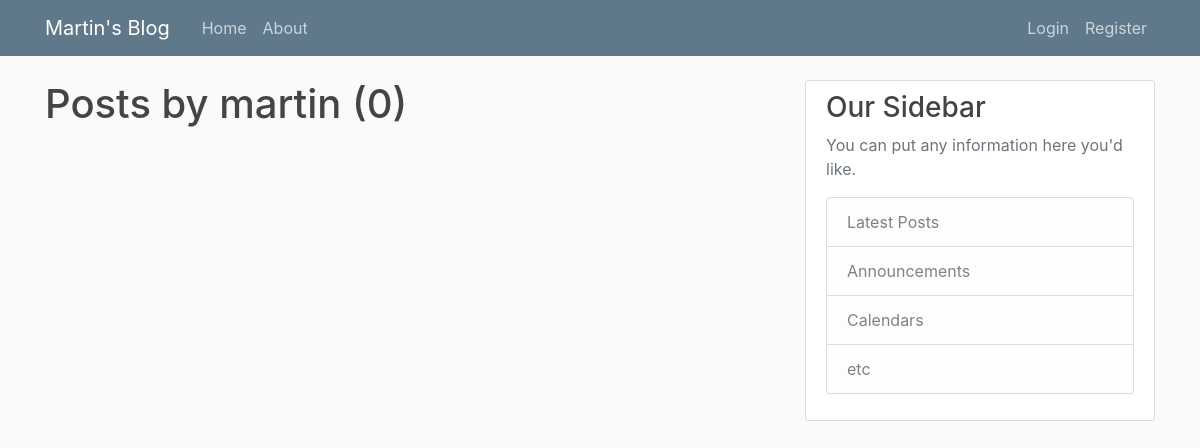
The page /user/martin on the database as committed earlier.
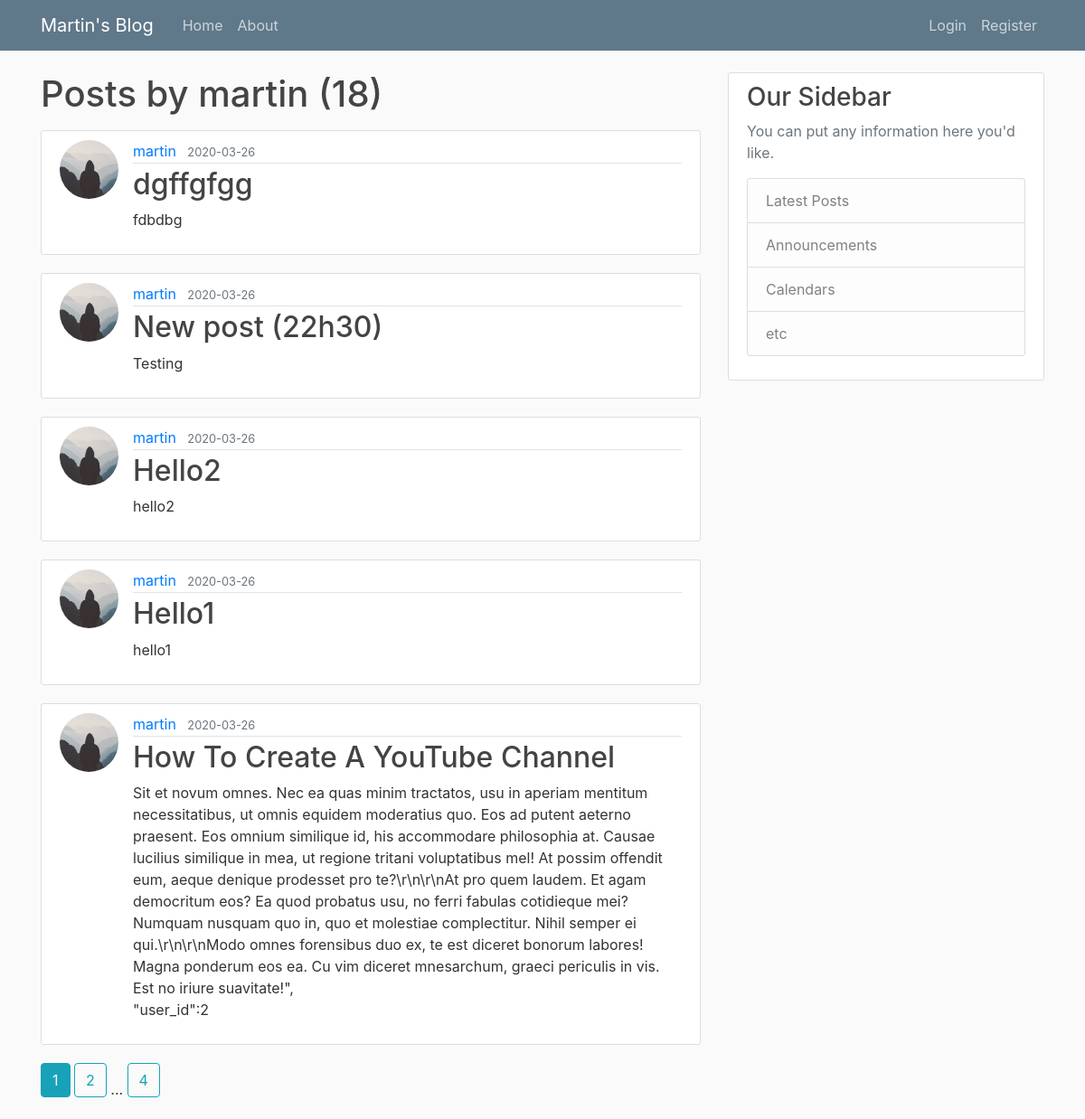
The same page on the database as committed later.
### flaskblog/models.py (models this page shows, shortened)
class User(db.Model, UserMixin):
    id = db.Column(db.Integer, primary_key=True)
    username = db.Column(db.String(20), unique=True, nullable=False)  # Each Username is Unique and we need one.
    email = db.Column(db.String(120), unique=True, nullable=False)
    image_file = db.Column(db.String(20), nullable=False, default='default.jpg')  # Hash Image
    password = db.Column(db.String(60), nullable=False)  # Hash Password
    posts = db.relationship('Post', backref='author', lazy=True)  # One user can have many posts.

class Post(db.Model):
    id = db.Column(db.Integer, primary_key=True)
    title = db.Column(db.String(100), nullable=False)
    date_posted = db.Column(db.DateTime, nullable=False, default=datetime.utcnow)
    content = db.Column(db.Text, nullable=False)
    user_id = db.Column(db.Integer, db.ForeignKey('user.id'), nullable=False)

### flaskblog/routes.py (the view)
@app.route('/user/<string:username>')
def user_posts(username):
    page = request.args.get('page', 1, type=int)
    user = User.query.filter_by(username=username).first_or_404()
    posts = Post.query.filter_by(author=user) \
        .order_by(Post.date_posted.desc()) \
        .paginate(page=page, per_page=5)  # Pagination
    return render_template('user_posts.html', posts=posts, user=user)

### flaskblog/templates/user_posts.html
{% extends "layout.html" %}
{% block content %}
    <h1 class="mb-3">Posts by {{ user.username }} ({{ posts.total }})</h1>
    {% for post in posts.items %}
        <article class="media content-section">
            <img class="rounded-circle article-img"
                 src="{{ url_for('static', filename='profile_pics/' + post.author.image_file) }}">
            <div class="media-body">
                <div class="article-metadata">
                    <a class="mr-2"
                       href="{{ url_for('user_posts', username=post.author.username) }}">{{ post.author.username }}</a>
                    <small class="text-muted">{{ post.date_posted.strftime('%Y-%m-%d') }}</small>
                </div>
                <h2><a class="article-title" href="{{ url_for('post', post_id=post.id) }}">{{ post.title }}</a></h2>
                <p class="article-content">{{ post.content }}</p>
            </div>
        </article>
    {% endfor %}
    {% for page_num in posts.iter_pages(left_edge=1, right_edge=1, left_current=1, right_current=2) %}
        {% if page_num %}
            {% if posts.page == page_num %}
                <a class="btn btn-info mb-4"
                   href="{{ url_for('user_posts', username=user.username, page=page_num) }}">{{ page_num }}</a>
            {% else %}
                <a class="btn btn-outline-info mb-4"
                   href="{{ url_for('user_posts', username=user.username, page=page_num) }}">{{ page_num }}</a>
            {% endif %}
        {% else %}
            ...
        {% endif %}
    {% endfor %}
{% endblock content %}

### flaskblog/templates/layout.html (shortened to what this page needs)
<!DOCTYPE html>
<html lang="en">
<head>
    <link rel="stylesheet" href="https://maxcdn.bootstrapcdn.com/bootstrap/4.0.0/css/bootstrap.min.css"
>
    <link rel="stylesheet" type="text/css" href="{{ url_for('static', filename='main.css') }}">
</head>
<body>
<header class="site-header">
    <nav class="navbar navbar-expand-md navbar-dark bg-steel fixed-top">
        <div class="container">
            <a class="navbar-brand mr-4" href="/">Martin's Blog</a>
            <div class="collapse navbar-collapse" id="navbarToggle">
                <div class="navbar-nav mr-auto">
                    <a class="nav-item nav-link" href="{{ url_for('home') }}">Home</a>
                    <a class="nav-item nav-link" href="{{ url_for('about') }}">About</a>
                </div>
                <div class="navbar-nav">
                    {% if current_user.is_authenticated %}
                        <a class="nav-item nav-link" href="{{ url_for('new_post') }}">New Post</a>
                        <a class="nav-item nav-link" href="{{ url_for('account') }}">Account</a>
                        <a class="nav-item nav-link" href="{{ url_for('logout') }}">Logout</a>
                    {% else %}
                        <a class="nav-item nav-link" href="{{ url_for('login') }}">Login</a>
                        <a class="nav-item nav-link" href="{{ url_for('register') }}">Register</a>
                    {% endif %}
                </div>
            </div>
        </div>
    </nav>
</header>
<main role="main" class="container">
    <div class="row">
        <div class="col-md-8">
            {% block content %}{% endblock %}
        </div>
        <div class="col-md-4">
            <div class="content-section">
                <h3>Our Sidebar</h3>
                <p class='text-muted'>You can put any information here you'd like.
                <ul class="list-group">
                    <li class="list-group-item list-group-item-light">Latest Posts</li>
                    <li class="list-group-item list-group-item-light">Announcements</li>
                    <li class="list-group-item list-group-item-light">Calendars</li>
                    <li class="list-group-item list-group-item-light">etc</li>
                </ul>
                </p>
            </div>
        </div>
    </div>
</main>
</body>
</html>

### flaskblog/static/main.css (style rules this page uses)
body { background: #fafafa; color: #333333; margin-top: 5rem; }
h1, h2, h3, h4, h5, h6 { color: #444444; }
.bg-steel { background-color: #5f788a; }
.site-header .navbar-nav .nav-link { color: #cbd5db; }
.content-section { background: #ffffff; padding: 10px 20px; border: 1px solid #dddddd; border-radius: 3px; margin-bottom: 20px; }
.article-title { color: #444444; }
.article-content { white-space: pre-line; }
.article-img { height: 65px; width: 65px; margin-right: 16px; }
.article-metadata { padding-bottom: 1px; margin-bottom: 4px; border-bottom: 1px solid #e3e3e3 }

Rows that differ between the two databases and show on the page:
added Post: image_file (placeholder picture), author.username "martin", date_posted "2020-03-26", title "dgffgfgg", content "fdbdbg"
added Post: image_file (placeholder picture), author.username "martin", date_posted "2020-03-26", title "New post (22h30)", content "Testing"
added Post: image_file (placeholder picture), author.username "martin", date_posted "2020-03-26", title "Hello2", content "hello2"
added Post: image_file (placeholder picture), author.username "martin", date_posted "2020-03-26", title "Hello1", content "hello1"
added Post: image_file (placeholder picture), author.username "martin", date_posted "2020-03-26", title "How To Create A YouTube Channel", content "Sit et novum omnes. Nec ea quas minim tractatos, usu in aperiam mentitum necessitatibus, ut omnis equidem moderatius quo. Eos ad putent aeterno praesent. Eos omnium similique id, his accommodare philosophia at. Causae lucilius similique in mea, ut regione tritani voluptatibus mel! At possim offendit eum, aeque denique prodesset pro te?\\r\\n\\r\\nAt pro quem laudem. Et agam democritum eos? Ea quod probatus usu, no ferri fabulas cotidieque mei? Numquam nusquam quo in, quo et molestiae complectitur. Nihil semper ei qui.\\r\\n\\r\\nModo omnes forensibus duo ex, te est diceret bonorum labores! Magna ponderum eos ea. Cu vim diceret mnesarchum, graeci periculis in vis. Est no iriure suavitate!\",…"
Other text that changed with them:
{{ posts.total }}: "0" → "18"
new list line: "1"
new list line: "2"
new list line: "4"
